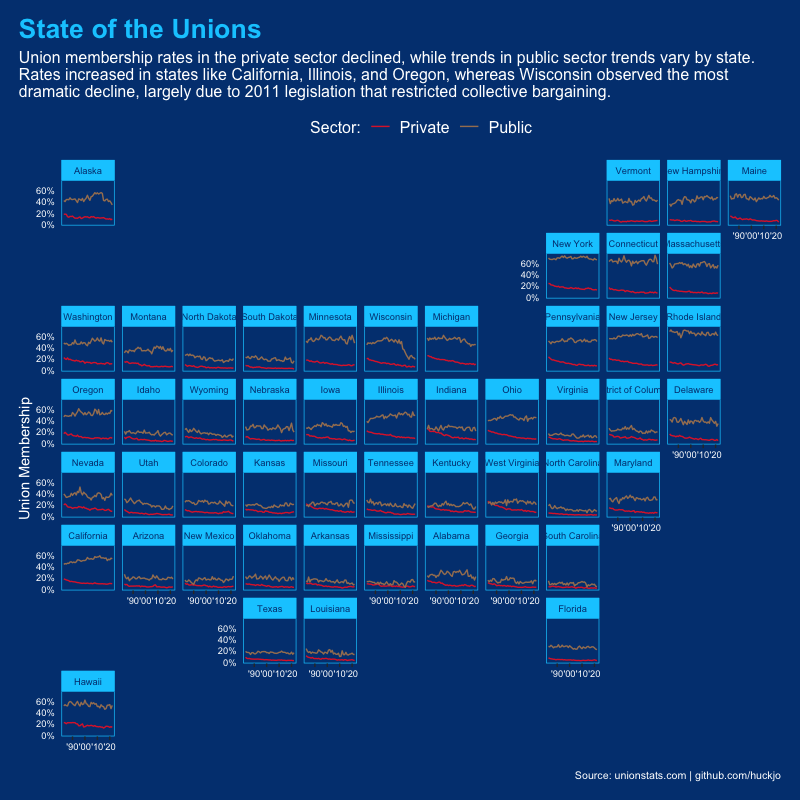

The script that drew this image:
library(pacman)
p_load(geofacet, scales, tidyverse)

#tt <- tidytuesdayR::tt_load('2023-09-05')
#demog <- tt$demographics
#states <- tt$states
#wages <- tt$wages
#rm(tt)

demog <- readr::read_csv('https://raw.githubusercontent.com/rfordatascience/tidytuesday/master/data/2023/2023-09-05/demographics.csv')
wages <- readr::read_csv('https://raw.githubusercontent.com/rfordatascience/tidytuesday/master/data/2023/2023-09-05/wages.csv')
states <- readr::read_csv('https://raw.githubusercontent.com/rfordatascience/tidytuesday/master/data/2023/2023-09-05/states.csv')

################################################################################
# GRAPH

states |> 
  filter(sector %in% c("Public", "Private")) |> 
  ggplot(aes(x = year, y = p_members, color = sector)) +
  geom_line() +
  facet_geo(~ state, grid = "us_state_grid2", label = "name") +
  scale_x_continuous(labels = function(x) paste0("'", substr(x, 3, 4))) +
  scale_y_continuous(labels = scales::percent_format(accuracy = 1)) +
  scale_color_manual(values = c("#DF2935", "#A57F60")) +
  labs(x = "", y = "Union Membership", color = "Sector:",
       title = "State of the Unions",
       subtitle = paste0(
         "Union membership rates in the private sector declined, while trends in public sector trends vary by state. \n",
         "Rates increased in states like California, Illinois, and Oregon, whereas Wisconsin observed the most \n",
         "dramatic decline, largely due to 2011 legislation that restricted collective bargaining."),
       caption = "Source: unionstats.com | github.com/huckjo") +
  theme(
    text = element_text(color="#ffffff"),
    plot.title = element_text(face = "bold", size = 20, color = "#00ccff"),
    plot.subtitle = element_text(size = 12, color = "#ffffff"),
    plot.title.position = "plot",
    plot.caption.position = "plot",
    plot.caption = element_text(size = 8, color = "#ffffff"),
    plot.background = element_rect(fill = "#004080", color = "#004080"),
    panel.background = element_rect(fill = "#004080"),

    panel.border = element_rect(color = "#00ccff", fill = NA),
    panel.grid.major = element_blank(),
    panel.grid.minor = element_blank(),
    axis.title.x = element_text(size = 7, color = "#ffffff"),
    axis.text.x = element_text(size = 7, color = "#ffffff"),
    axis.text.y = element_text(size = 7, color = "#ffffff"),
    axis.ticks.y = element_blank(),
    legend.position="top",
    legend.text = element_text(size = 12, color = "#ffffff"),
    legend.title = element_text(size = 12, color = "#ffffff"),
    legend.background = element_rect(fill = "#004080"),
    legend.key  = element_rect(fill = "#004080"),
    strip.text.x = element_text(size = 7, color = "#004080"),
    strip.background = element_rect(color="#00ccff", fill="#00ccff", linetype="solid"),
    plot.margin = margin(.5, .5,.5, .5, "cm")
  )
